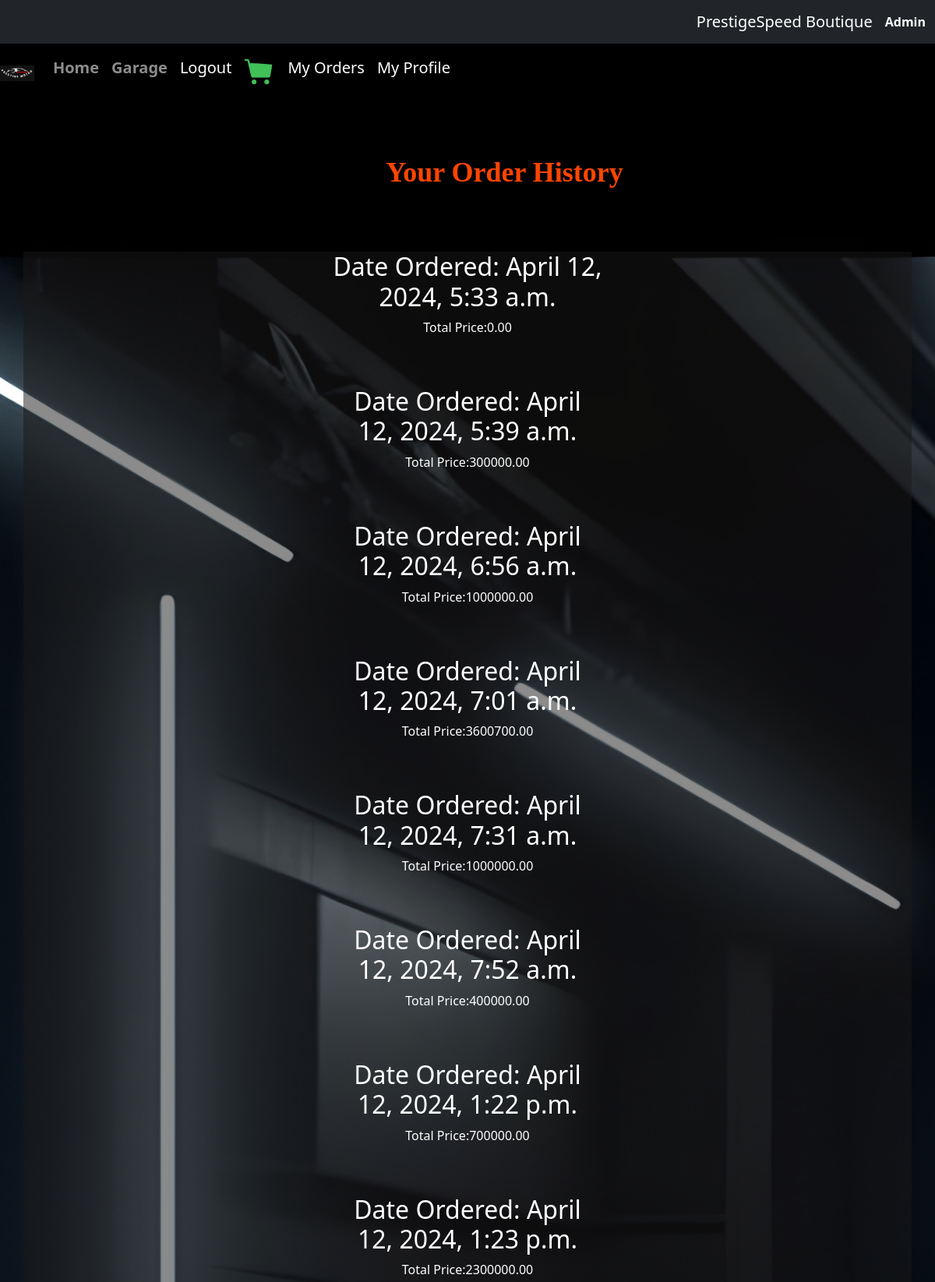
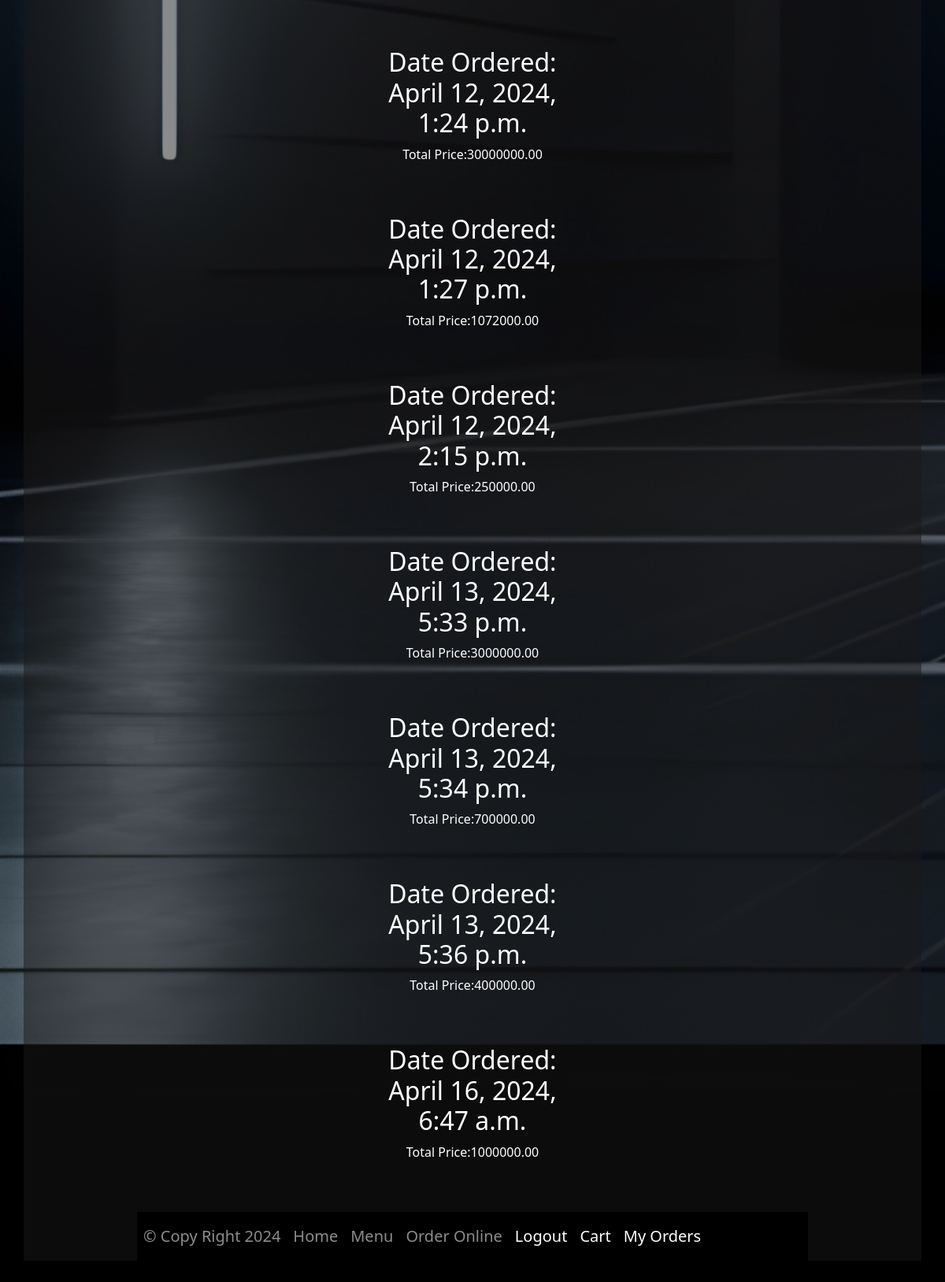
The page /userOrders/ (signed in) on the database its author committed (2 pictures, top to bottom).
### customer/models.py (models this page shows, shortened)
class Order(models.Model):
    order_items = models.ManyToManyField('OrderItem', related_name = 'item')
    total_price = models.DecimalField(max_digits = 11, decimal_places = 2, default = 0.00)
    user = models.ForeignKey(User, on_delete=models.CASCADE)
    date_added = models.DateTimeField(auto_now_add=True)
    is_paid = models.BooleanField(default = False)

### customer/views.py (the view)
# urls.py: path('userOrders/', user_orders, name='user_orders'),
@login_required
def user_orders(request):
    user_orders = Order.objects.filter(user=request.user).all()
    return render(request, 'customer/user_orders.html', {'user_orders': user_orders})

### customer/templates/customer/user_orders.html (shortened to what this page needs)
{% extends 'customer/base.html' %}
{% load static %}
{% block content %}
<div>
    <div class="container mb-5">
        <div class="row justify-content-center mt-5">
            <div class="col-md-8 col-sm-12 offset-md-1 p-4 text-center">
                <h1 style="font-family: 'Arial', sans-serif; font-size: 36px; font-weight: bold; text-align: center; font-family: Algerian, cursive; color: #FF4500; text-shadow: 2px 2px 4px #000000;">Your Order History</h1>
            </div>
        </div>
    </div>
</div>
<div class="container mb-5" style="background-color: rgba(26, 24, 24, 0.5); color:white;">
    <div class="row justify-content-center mt-5">
        {% for order in user_orders %}
        <div class="row justify-content-center">
            <div class="col-md-4 col-sm-12 text-center mb-5">
                <h2>Date Ordered: {{ order.date_added }}</h2>
                <p>Total Price:{{ order.total_price }}</p>
            </div>
            {% endfor %}
        </div>
    </div>
</div>
{% endblock content %}

### customer/templates/customer/base.html (shortened to what this page needs)
{% load static %}
<!doctype html>
<html lang="en">
<head>
    <link href="https://cdn.jsdelivr.net/npm/bootstrap@5.3.2/dist/css/bootstrap.min.css" rel="stylesheet"
>
</head>
<body >
    <nav class="navbar navbar-dark bg-dark">
        <div class="container-fluid justify-content-end">
          <a class="navbar-brand" href="#">PrestigeSpeed Boutique</a>
          <a class="nav-link" href="/admin" style="font-weight: bold;" style="color: blue;">Admin</a>
        </div>
    </nav>
    <nav class="navbar navbar-expand-lg navbar-dark" style="background-color:black;">
        <a class="navbar-brand" href="{% url 'index' %}"><img src="{% static 'customer/images/logo.png' %}" alt="what image shows" style="max-height: 20px; max-width: 50px;">
        </a>
        <div class="collapse navbar-collapse" id="navbarNavDropdown">
            <ul class="navbar-nav" style="font-size: 20px">
                <li class="nav-item active">
                    <a class="nav-link" href="{% url 'index' %}" style="font-weight: bold;">Home</a>
                </li>
                <li class="nav-item">
                    <a class="nav-link" href="{% url 'garge' %}"style="font-weight: bold;">Garage</a>
                </li>
                {% if user.is_authenticated %}
                <li class="nav-item">
                    <a class="nav-link" href="{% url 'logout' %}" style="color: white;"style="font-weight: bold;">Logout</a>
                </li>
                <li class="nav-item">
                    <a class="nav-link" href="{% url 'view_cart' %}" style="color: white;"><img
                            src="{% static 'customer\images\icons8-cart-64.png' %}" height="40" width="40"></a>
                </li>
                <li class=" nav-item">
                    <a class="nav-link" href="{% url 'user_orders' %}" style="color: white;"style="font-weight: bold;">My Orders</a>
                </li>
                {% endif %}
                {% if user.is_authenticated %}
                <li class="nav-item">
                    <a class="nav-link" href="{% url 'profile' %}" style="color: white;"style="font-weight: bold;">My Profile</a>
                </li>
                {% endif %}
            </ul>
        </div>
    </nav>
    {% block content %}
    {% endblock content %}
    <nav class="navbar navbar-expand-lg navbar-dark"
        style="background-color:black; position: -webkit-sticky; bottom: 0;">
        <div class="collapse navbar-collapse" id="navbarNavDropdown">
            <ul class="navbar-nav" style="font-size: 20px">
                <li class="nav-item active">
                    <a class="nav-link">© Copy Right 2024</a>
                </li>
                <li class="nav-item active">
                    <a class="nav-link" href="{% url 'index' %}">Home</a>
                </li>
                <li class="nav-item">
                    <a class="nav-link" href="{% url 'garge' %}">Menu</a>
                </li>
                <li class="nav-item">
                    <a class="nav-link" href="{% url 'order' %}">Order Online</a>
                </li>
                {% if user.is_authenticated %}
                <li class="nav-item">
                    <a class="nav-link" href="{% url 'logout' %}" style="color: white;">Logout</a>
                </li>
                <li class="nav-item">
                    <a class="nav-link" href="{% url 'view_cart' %}" style="color: white;">Cart</a>
                </li>
                <li class=" nav-item">
                    <a class="nav-link" href="{% url 'user_orders' %}" style="color: white;">My Orders</a>
                </li>
                {% endif %}
            </ul>
        </div>
    </nav>
</body>
</html>

### customer/templates/customer/user_orders.html (style rules this page uses)
body { background-image: url('/static/customer/images/Cartbackground.jpg'); background-repeat: no-repeat; color: white; background-attachment: fixed; background-size: cover; }

### rows shown on the page
Order: date_added "April 12, 2024, 5:33 a.m.", total_price "0.00"
Order: date_added "April 12, 2024, 5:39 a.m.", total_price "300000.00"
Order: date_added "April 12, 2024, 6:56 a.m.", total_price "1000000.00"
Order: date_added "April 12, 2024, 7:01 a.m.", total_price "3600700.00"
Order: date_added "April 12, 2024, 7:31 a.m.", total_price "1000000.00"
Order: date_added "April 12, 2024, 7:52 a.m.", total_price "400000.00"
Order: date_added "April 12, 2024, 1:22 p.m.", total_price "700000.00"
Order: date_added "April 12, 2024, 1:23 p.m.", total_price "2300000.00"
Order: date_added "April 12, 2024, 1:24 p.m.", total_price "30000000.00"
Order: date_added "April 12, 2024, 1:27 p.m.", total_price "1072000.00"
Order: date_added "April 12, 2024, 2:15 p.m.", total_price "250000.00"
Order: date_added "April 13, 2024, 5:33 p.m.", total_price "3000000.00"
Order: date_added "April 13, 2024, 5:34 p.m.", total_price "700000.00"
Order: date_added "April 13, 2024, 5:36 p.m.", total_price "400000.00"
Order: date_added "April 16, 2024, 6:47 a.m.", total_price "1000000.00"
